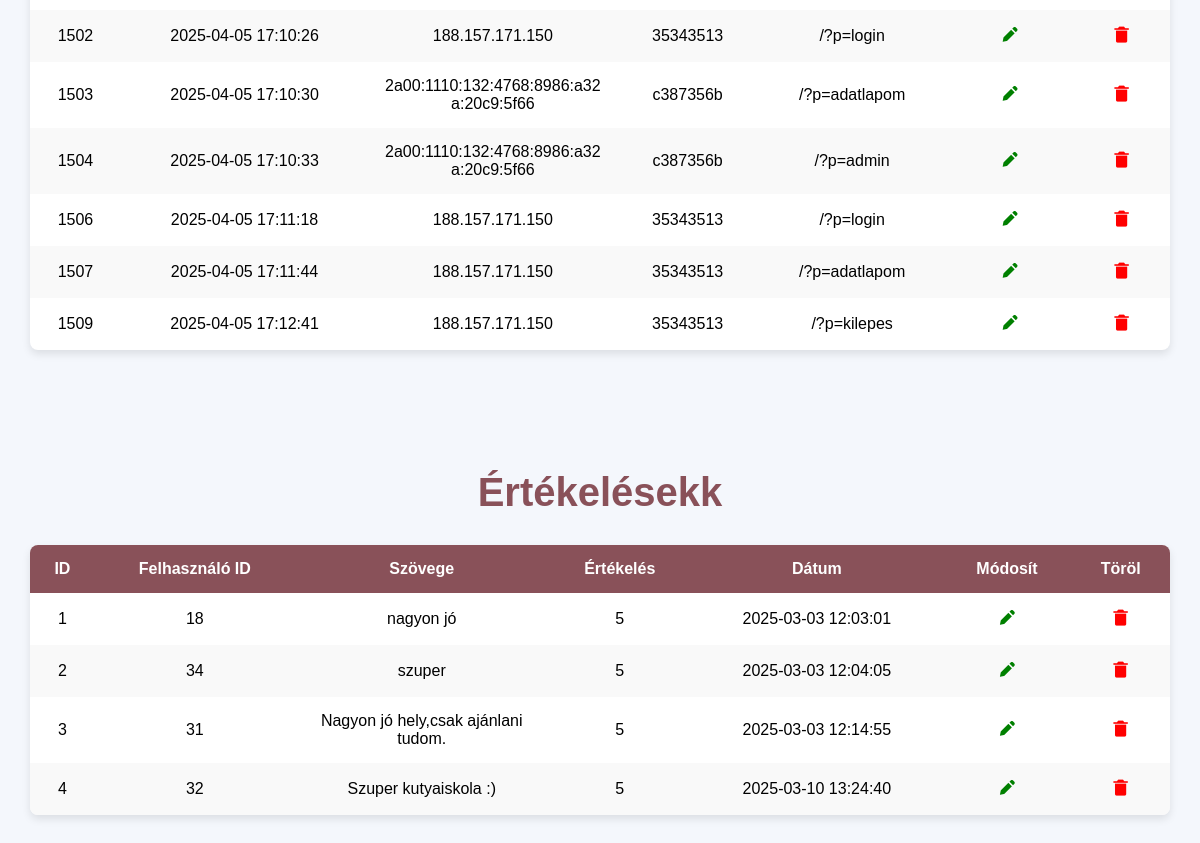
Page /?p=admin (signed in, lower part) on the earlier database version.
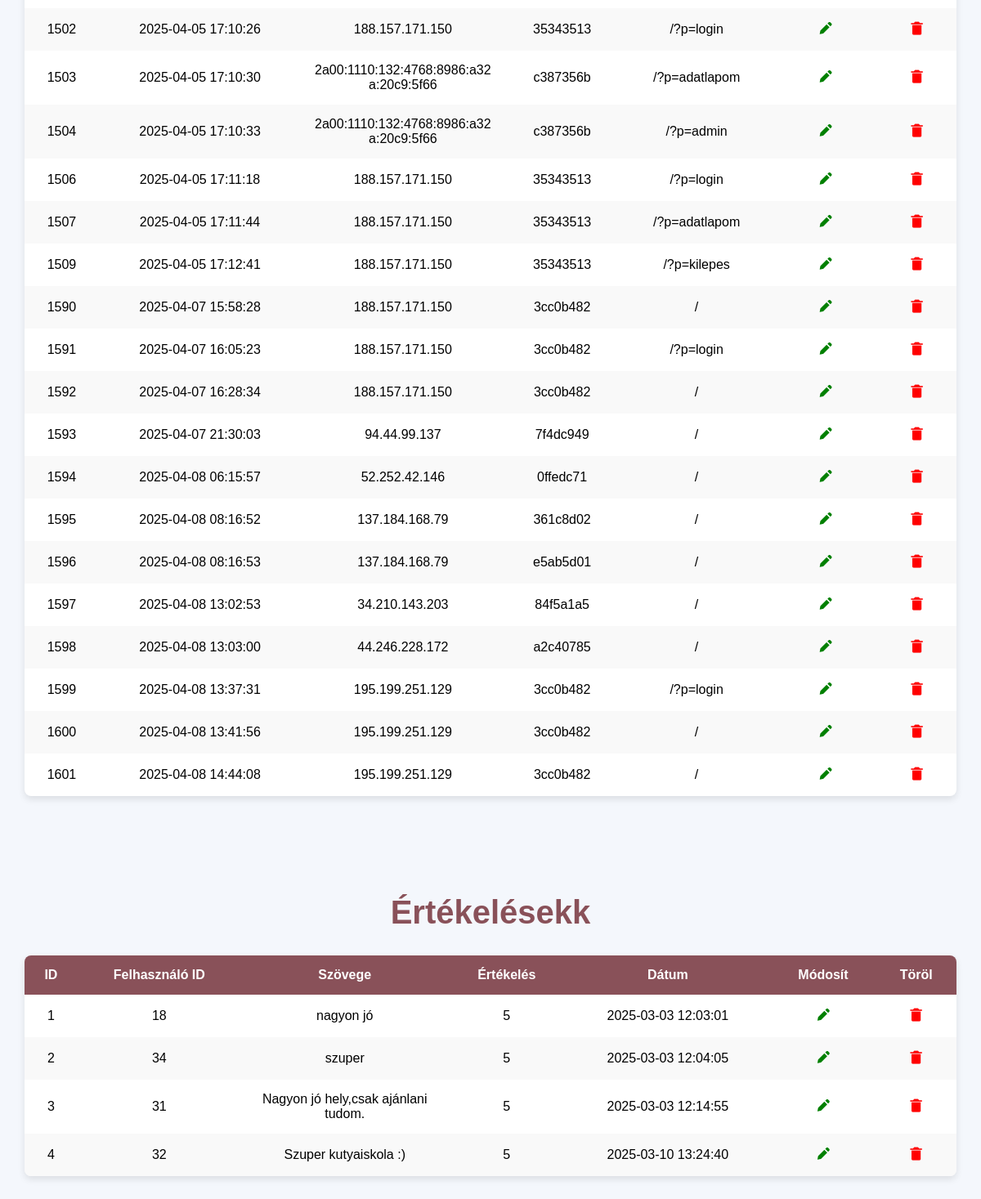
Same page on the later database version.
### tables this page shows
CREATE TABLE `naplo` (
  `n_id` int(11) NOT NULL,
  `n_datum` datetime NOT NULL,
  `n_ip` varchar(50) NOT NULL,
  `n_session` varchar(8) NOT NULL,
  `n_u_id` int(11) NOT NULL,
  `n_url` varchar(250) NOT NULL
);

CREATE TABLE `ertekeles` (
  `e_id` int(11) NOT NULL,
  `e_u_id` int(11) NOT NULL,
  `e_szoveg` text NOT NULL,
  `e_szam` int(11) NOT NULL,
  `e_datum` datetime NOT NULL
);

### kezelopult/diarytable.php (the view, shortened to what the rows shown need)
<?php
        include("kapcsolat.php");
        $muvelet = $_REQUEST['muvelet'] ?? 'lista';
        $szerkesztendo_bejegyzes = null;
        $lista_adatok = [];
        $aktualis_oldal_url = '?p=admin';
        if ($muvelet !== 'szerkesztes') {
            $muvelet = 'lista';
            $eredmeny = $adb->query("SELECT * FROM naplo ORDER BY n_id ASC");
            if ($eredmeny) {
                while ($sor = $eredmeny->fetch_assoc()) {
                    $lista_adatok[] = $sor;
                }
            }
        }
?>
<!DOCTYPE html>
<html lang="hu">
<head>
     <link href='https://unpkg.com/boxicons@2.1.4/css/boxicons.min.css' rel='stylesheet'>
</head>
<body>
     <div class="container">
          <?php if ($muvelet === 'szerkesztes' && $szerkesztendo_bejegyzes): ?>
              <form action="<?php echo $aktualis_oldal_url; ?>" method="POST">
                    <input type="hidden" name="muvelet" value="mentes">
                    <input type="hidden" name="nid" value="<?= htmlspecialchars($szerkesztendo_bejegyzes['n_id']) ?>">
                    <div>
                        <label for="datum">Dátum:</label>
                        <input type="date" id="datum" name="ndatum" value="<?= htmlspecialchars($szerkesztendo_bejegyzes['n_datum']) ?>">
                    </div>
                    <div>
                        <label for="ip">Ip:</label>
                        <input type="text" id="ip" name="nip" value="<?= htmlspecialchars($szerkesztendo_bejegyzes['n_ip']) ?>">
                    </div>
                    <div>
                        <label for="sess">Session:</label>
                        <input type="text" id="sess" name="nsess" value="<?= htmlspecialchars($szerkesztendo_bejegyzes['n_session']) ?>">
                    </div>
                    <div>
                        <label for="url">Url:</label>
                        <input type="text" id="url" name="nurl" value="<?= htmlspecialchars($szerkesztendo_bejegyzes['n_url']) ?>">
                    </div>
                    <div>
                        <button type="submit" class="mentesbtn">Mentés</button>
                    </div>
            </form>
            <a href="<?= $aktualis_oldal_url ?>" class="back-link">Mégse</a>
           <?php elseif ($muvelet === 'lista'): ?>
                <main class="table">
                    <section class="table-body">
                        <table>
                            <tbody>
                                <?php if (!empty($lista_adatok)): ?>
                                    <?php foreach ($lista_adatok as $naplo): ?>
                                        <tr>
                                            <td><?= htmlspecialchars($naplo['n_id']) ?></td>
                                            <td><?= htmlspecialchars($naplo['n_datum']) ?></td>
                                            <td><?= htmlspecialchars($naplo['n_ip']) ?></td>
                                            <td><?= htmlspecialchars($naplo['n_session']) ?></td>
                                            <td><?= htmlspecialchars($naplo['n_url']) ?></td>
                                            <td>
                                                <a href="<?= $aktualis_oldal_url ?>&muvelet=szerkesztes&id=<?= $naplo['n_id'] ?>">
                                                    <i class='bx bxs-pencil' style='color: green;'></i>
                                                </a>
                                            </td>
                                            <td>
                                                <a href="<?= $aktualis_oldal_url ?>&muvelet=torles&id=<?= $naplo['n_id'] ?>"
                                                   onclick="return confirm('Biztosan törölni szeretnéd: <?= addslashes($naplo['n_id']) ?>?')">
                                                    <i class='bx bxs-trash-alt' style='color: red;'></i>
                                                </a>
                                            </td>
                                        </tr>
                                    <?php endforeach; ?>
                                <?php else: ?>
                                    <tr><td colspan="6">Nincs elérhető bejegyzés.</td></tr>
                                <?php endif; ?>
                            </tbody>
                        </table>
                        <?php endif; ?>
                    </section>
                </main>
        </div>
</body>
</html>

### kezelopult/ratingstable.php (shortened to what the rows shown need)
<?php
        include("kapcsolat.php");
        $muvelet = $_REQUEST['muvelet'] ?? 'lista';
        $szerkesztendo_ertekeles = null;
        $lista_adatok = [];
        $aktualis_oldal_url = '?p=admin';
        if ($muvelet !== 'szerkesztes') {
            $muvelet = 'lista';
            $eredmeny = $adb->query("SELECT * FROM ertekeles ORDER BY e_id ASC");
            if ($eredmeny) {
                while ($sor = $eredmeny->fetch_assoc()) {
                    $lista_adatok[] = $sor;
                }
            }
        }
?>
<!DOCTYPE html>
<html lang="hu">
<head>
     <link href='https://unpkg.com/boxicons@2.1.4/css/boxicons.min.css' rel='stylesheet'>
</head>
<body>
     <div class="container">
          <div class="header">
                <h1>
                    <?= ($muvelet === 'szerkesztes') ? 'Értékelés Módosítása' : 'Értékelésekk'; ?>
                </h1>
          </div>
          <?php if ($muvelet === 'szerkesztes' && $szerkesztendo_ertekeles): ?>
              <form action="<?php echo $aktualis_oldal_url; ?>" method="POST">
                    <input type="hidden" name="muvelet" value="mentes">
                    <input type="hidden" name="eid" value="<?= htmlspecialchars($szerkesztendo_ertekeles['e_id']) ?>">
                    <div>
                        <label for="uid">Felhasználó ID:</label>
                        <input type="number" id="uid" name="euid" value="<?= htmlspecialchars($szerkesztendo_ertekeles['e_u_id']) ?>">
                    </div>
                    <div>
                        <label for="szoveg">Szöveg:</label>
                        <input type="text" id="szoveg" name="eszoveg" value="<?= htmlspecialchars($szerkesztendo_ertekeles['e_szoveg']) ?>">
                    </div>
                    <div>
                        <label for="szam">Szám értékelés:</label>
                        <input type="number" id="szam" name="eszam" value="<?= htmlspecialchars($szerkesztendo_ertekeles['e_szam']) ?>">
                    </div>
                    <div>
                        <label for="datum">Dátum:</label>
                        <input type="date" id="datum" name="edatum" value="<?= htmlspecialchars($szerkesztendo_ertekeles['e_datum']) ?>">
                    </div>
                    <div>
                        <button type="submit" class="mentesbtn">Mentés</button>
                    </div>
            </form>
            <a href="<?= $aktualis_oldal_url ?>" class="back-link">Mégse</a>
           <?php elseif ($muvelet === 'lista'): ?>
                <main class="table">
                    <section class="table-body">
                        <table>
                            <thead>
                                <tr>
                                    <th>ID</th>
                                    <th>Felhasználó ID</th>
                                    <th>Szövege</th>
                                    <th>Értékelés</th>
                                    <th>Dátum</th>
                                    <th>Módosít</th>
                                    <th>Töröl</th>
                                </tr>
                            </thead>
                            <tbody>
                                <?php if (!empty($lista_adatok)): ?>
                                    <?php foreach ($lista_adatok as $ertekeles): ?>
                                        <tr>
                                            <td><?= htmlspecialchars($ertekeles['e_id']) ?></td>
                                            <td><?= htmlspecialchars($ertekeles['e_u_id']) ?></td>
                                            <td><?= htmlspecialchars($ertekeles['e_szoveg']) ?></td>
                                            <td><?= htmlspecialchars($ertekeles['e_szam']) ?></td>
                                            <td><?= htmlspecialchars($ertekeles['e_datum']) ?></td>
                                            <td>
                                                <a href="<?= $aktualis_oldal_url ?>&muvelet=szerkesztes&id=<?= $ertekeles['e_id'] ?>">
                                                    <i class='bx bxs-pencil' style='color: green;'></i>
                                                </a>
                                            </td>
                                            <td>
                                                <a href="<?= $aktualis_oldal_url ?>&muvelet=torles&id=<?= $ertekeles['e_id'] ?>"
                                                   onclick="return confirm('Biztosan törölni szeretnéd: <?= addslashes($ertekeles['e_id']) ?>?')">
                                                    <i class='bx bxs-trash-alt' style='color: red;'></i>
                                                </a>
                                            </td>
                                        </tr>
                                    <?php endforeach; ?>
                                <?php else: ?>
                                    <tr><td colspan="6">Nincs elérhető értékelés.</td></tr>
                                <?php endif; ?>
                            </tbody>
                        </table>
                        <?php endif; ?>
                    </section>
                </main>
        </div>
</body>
</html>

Differences in the rows shown:
added naplo: n_id "1590", n_datum "2025-04-07 15:58:28", n_ip "188.157.171.150", n_session "3cc0b482", n_url "/"
added naplo: n_id "1591", n_datum "2025-04-07 16:05:23", n_ip "188.157.171.150", n_session "3cc0b482", n_url "/?p=login"
added naplo: n_id "1592", n_datum "2025-04-07 16:28:34", n_ip "188.157.171.150", n_session "3cc0b482", n_url "/"
added naplo: n_id "1593", n_datum "2025-04-07 21:30:03", n_ip "94.44.99.137", n_session "7f4dc949", n_url "/"
added naplo: n_id "1594", n_datum "2025-04-08 06:15:57", n_ip "52.252.42.146", n_session "0ffedc71", n_url "/"
added naplo: n_id "1595", n_datum "2025-04-08 08:16:52", n_ip "137.184.168.79", n_session "361c8d02", n_url "/"
added naplo: n_id "1596", n_datum "2025-04-08 08:16:53", n_ip "137.184.168.79", n_session "e5ab5d01", n_url "/"
added naplo: n_id "1597", n_datum "2025-04-08 13:02:53", n_ip "34.210.143.203", n_session "84f5a1a5", n_url "/"
added naplo: n_id "1598", n_datum "2025-04-08 13:03:00", n_ip "44.246.228.172", n_session "a2c40785", n_url "/"
added naplo: n_id "1599", n_datum "2025-04-08 13:37:31", n_ip "195.199.251.129", n_session "3cc0b482", n_url "/?p=login"
added naplo: n_id "1600", n_datum "2025-04-08 13:41:56", n_ip "195.199.251.129", n_session "3cc0b482", n_url "/"
added naplo: n_id "1601", n_datum "2025-04-08 14:44:08", n_ip "195.199.251.129", n_session "3cc0b482", n_url "/"
